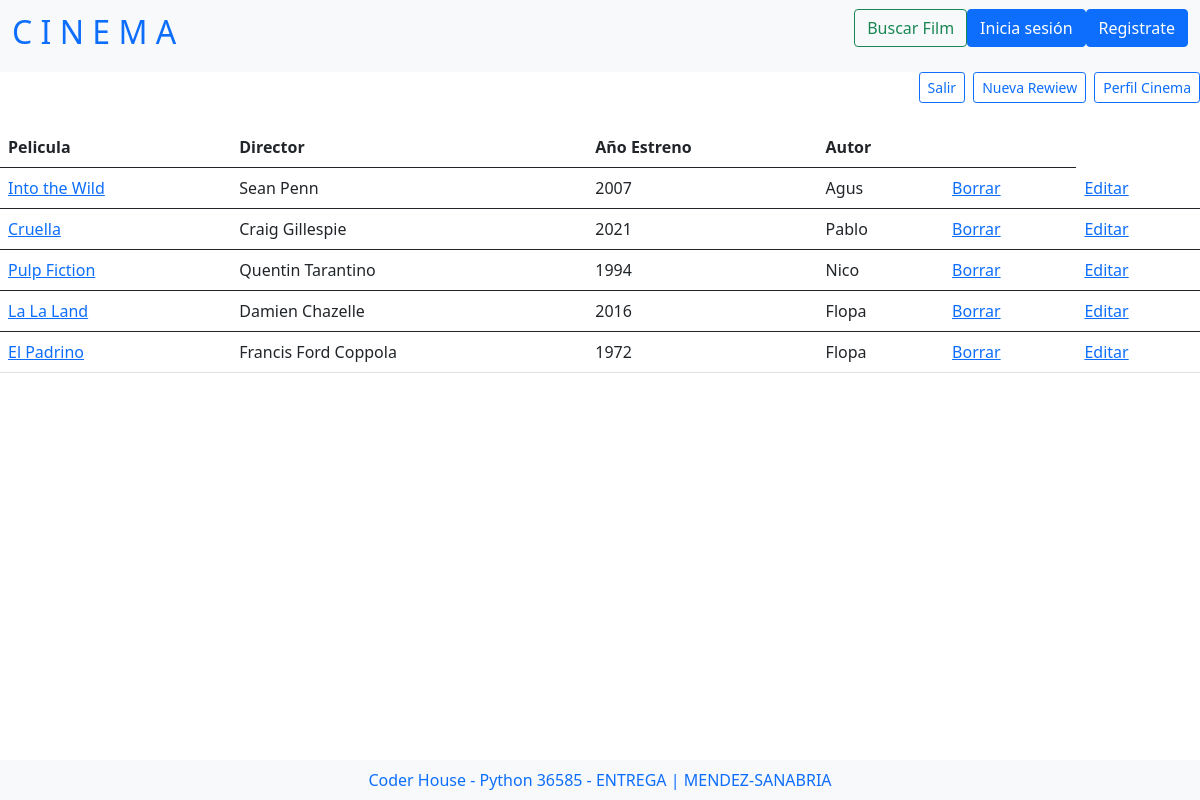
The app's page /reviews/lista_reviews/ (signed in) with its own data.
### reviews/models.py (models this page shows, shortened)
class ReviewModel(models.Model):
    titulo = models.CharField(max_length=100)
    director = models.CharField(max_length=100)
    estreno = models.CharField(max_length=100)
    cuerpo = models.TextField()
    autor = models.ForeignKey(User, on_delete=models.CASCADE)
    fecha_creacion = models.DateField(auto_now_add=True)

### reviews/views.py (the view)
# urls.py: path('lista_reviews/',views.ReviewsList.as_view(), name="reviews_list"),
class ReviewsList(ListView):
    model = ReviewModel
    template_name = "reviews/reviews_list.html"

### reviews/templates/reviews/reviews_list.html (shortened to what this page needs)
{% extends "reviews/reviews_inicio.html" %}
{% block content %}
  {% if user.is_authenticated %}
  <div class="d-grid gap-2 d-md-flex justify-content-md-end">
  <a href="{% url 'user_logout' %}">
    <button type="button" class="btn btn-outline-primary btn-sm">
      Salir
    </button></a>
    <a href="{% url 'review_create' %}">
    <button type="button" class="btn btn-outline-primary btn-sm">
      Nueva Rewiew
    </button></a>
  <a href="{% url 'user_profile' user.id %}">
    <button type="button" class="btn btn-outline-primary btn-sm">
      Perfil {{user.username}}
    </button></a>
  </div>
  <br>
  {% endif %}
  {% if object_list %}
  <table class="table">
    <thead>
      <tr>
        <th scope="col">Pelicula</th>
        <th scope="col">Director</th>
        <th scope="col">Año Estreno</th>
        <th scope="col">Autor</th>
        <th scope="col">
        </th>
      </tr>
    </thead>
      {% for review in object_list %}
      <tbody>
        <tr>
          <td><a href="{% url 'review_detail' review.id %}">{{review.titulo}}</a></td>
          <td><a>{{review.director}}</a></td>
          <td><a>{{review.estreno}}</a></td>
          <td><a>{{review.autor}}</a></td>
          {% if user.is_authenticated %}
          <td><a href="{% url 'review_delete' review.id %}">Borrar</a></td>
          <td><a href="{% url 'review_update' review.id %}">Editar</a></td>
          {% endif %}
        </tr>
      </tbody>
      {% endfor %}
    </table>
  {% else %}
    <h1> Aún no hay reviews</h1>
  {% endif %}
{% endblock %}

### records on screen
ReviewModel: titulo "Into the Wild", director "Sean Penn", estreno "2007", autor "Agus"
ReviewModel: titulo "Cruella", director "Craig Gillespie", estreno "2021", autor "Pablo"
ReviewModel: titulo "Pulp Fiction", director "Quentin Tarantino", estreno "1994", autor "Nico"
ReviewModel: titulo "La La Land", director "Damien Chazelle", estreno "2016", autor "Flopa"
ReviewModel: titulo "El Padrino", director "Francis Ford Coppola", estreno "1972", autor "Flopa"

### other values on screen
{{ user.username }} "Cinema"
